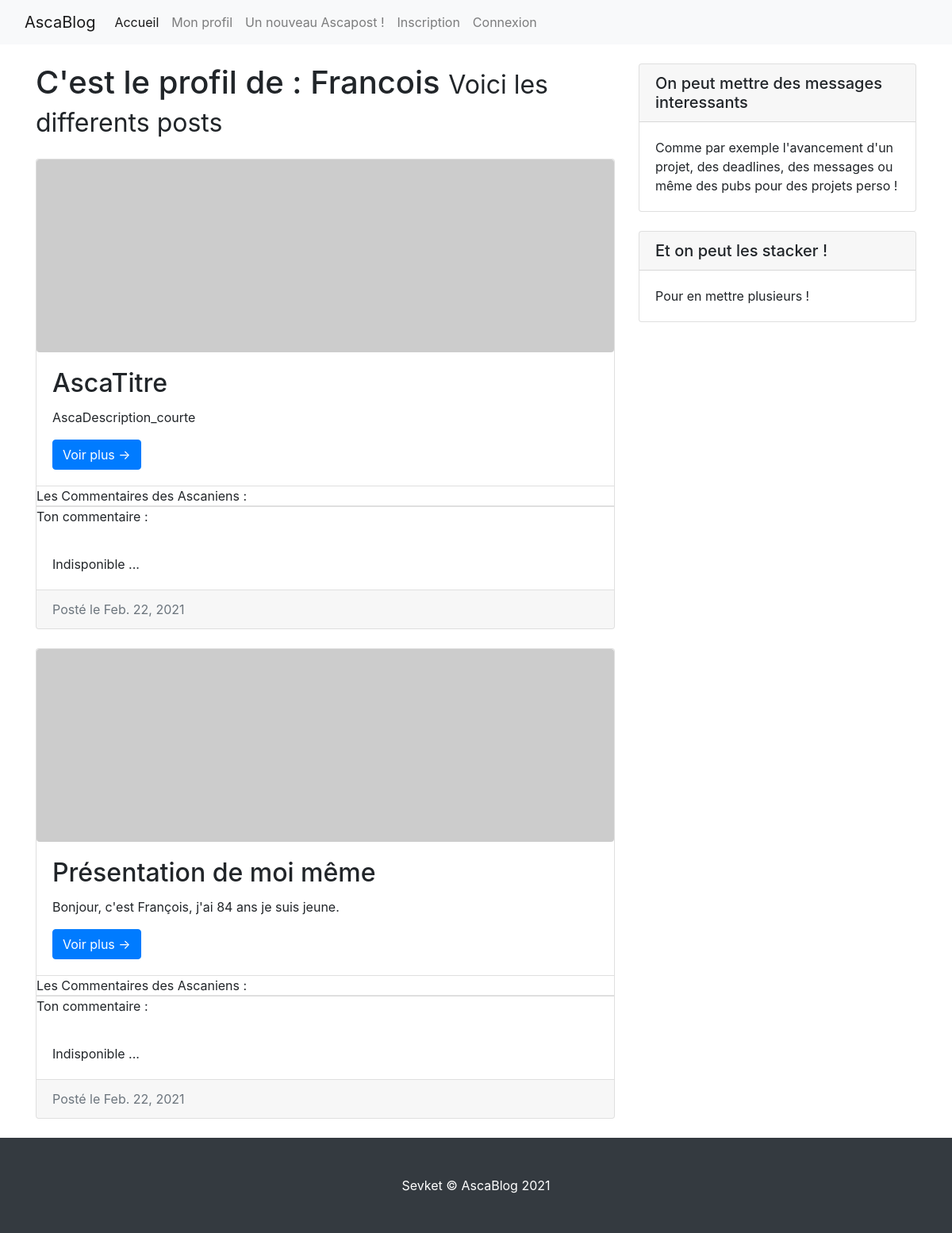
Page /monActivite/Ascanien/9/ on the committed database.
### monActivite/models.py (models this page shows, shortened)
class Ascapost(models.Model):
    titre = models.TextField(default='AscaTitre', max_length=400)
    image = models.ImageField(upload_to = 'imageBDPost/', default = 'imageBDPost/imagevide.png')
    description_courte = models.TextField(default='AscaDescription_courte', max_length=280 ) #Sera afficher lorsqu'un Ascanien a une vue globale sur tous les articles
    description_longue = models.TextField(default='AscaDescription_longue') #Sera afficher lorsqu'un Ascanien a une vue d'un article en détail
    auteur =  models.ForeignKey(User, on_delete=models.CASCADE, null=True)
    date = models.DateField(auto_now=True)

### monActivite/views.py (the view)
# urls.py: path('Ascanien/<str:name>/', views.profilAscanien, name='profilAscanien_ind'),
def profilAscanien(request, name):
    mon_article = Ascapost.objects.filter(auteur_id=name).values()
    name = User.objects.get(id=name)
    data = {'articles': mon_article,'auteur':name.username}
    return render(request,'monActivite/profilAscanien_ind.html', data)

### monActivite/templates/monActivite/profilAscanien_ind.html
{% extends 'accueil/index.html' %}
{% block titre %}
C'est le profil de : {{auteur}}
{% endblock %}
{% block soustitre %}
Voici les differents posts
{% endblock %}!

### accueil/templates/accueil/index.html (shortened to what this page needs)
{% extends 'accueil/sqlt.html' %}
{% block lien_accueil %}
/
{% endblock %}
{% block body %}
<div class="container-fluid">
  <div class="row">
    <div class="col">
      <body>
        <div class="container">
          <div class="row">
            <div class="col-md-8">
              <h1 class="my-4">{% block titre %}Post d'Ascanien !{% endblock %}
                <small>{% block soustitre %}Quoi de neuf ?{% endblock %}</small>
              </h1>
              {% if articles %}
                {% for article in articles %}
                <div class="card mb-4">
                  <img class="img-fluid rounded" src="http://placehold.it/900x300" alt="">
                  <div class="card-body">
                    <h2 class="card-title">{% block ascatitre %}{{article.titre}}{% endblock %}</h2>
                    <p class="card-text">{% block descricourte %}{{article.description_courte}}{% endblock %}</p>
                    <a href="/monActivite/article/{% block id%}{{article.id}}{% endblock %}" class="btn btn-primary">Voir plus &rarr;</a>
                  </div>
                    <ul class="list-group list-group-flush">
                      <p class="card-text">Les Commentaires des Ascaniens : </p>
                  </ul>
                  <ul class="list-group list-group-flush">
                    <p class="card-text">Ton commentaire :</p>
                    <div class="card-body">
                      Indisponible ...
                    </div>
                </ul>
                  <div class="card-footer text-muted">
                    Posté le {% block date %}{{article.date}}{% endblock %}
                  </div>
                </div>
                {% endfor %}
              {% endif %}
          </div>
             <div class="col-md-4">
               <div class="card my-4">
                 <h5 class="card-header">On peut mettre des messages interessants</h5>
                 <div class="card-body">
                   Comme par exemple l'avancement d'un projet, des deadlines, des messages ou même des pubs pour des projets perso !
                 </div>
               </div>
               <div class="card my-4">
                 <h5 class="card-header">Et on peut les stacker !</h5>
                 <div class="card-body">
                   Pour en mettre plusieurs !
                 </div>
               </div>
             </div>
        </div>
      </div>
    </body>
    </div>
  </div>
</div>
{% endblock %}

### rows in the picture
Ascapost: titre "AscaTitre", description_courte "AscaDescription_courte", date "Feb. 22, 2021"
Ascapost: titre "Présentation de moi même", description_courte "Bonjour, c'est François, j'ai 84 ans je suis jeune.", date "Feb. 22, 2021"

### other values in the picture
{{ auteur }} "Francois"
